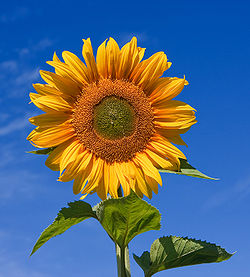
%> input picture sunflower.jpeg, 250 x 277 px
$ octave extractBitPlane.m   (GNU Octave 9; MATLAB toolbox functions it lacks are replaced by stand-ins)
%> lines starting %> are read from the running program, lines starting %| are printed output that depends on the picture; in (x1, y1, x2, y2) boxes, pixels count from 0 and x2, y2 are one past the last pixel; in counts of white or black regions, pixels touching at a corner belong together; the program's own positions count from 1
close all; clear all;

cd ~/Desktop/imageProcessingLessons/

inputImage = imread('sunflower.jpeg');
%> inputImage is the input picture: size 277x250x3 uint8; mean R, G, B 84.2, 106.1, 127.5
inputImageGray = double(rgb2gray(inputImage));
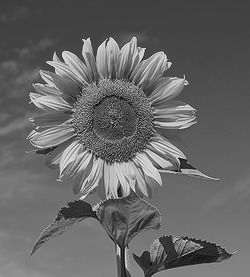
%> inputImageGray: size 277x250 double; min 2, max 245, mean 102
maxGrayLevel = 255;

bitPlane = 6;
bitLevel = 2 ^ bitPlane;
nextBitLevel = 2 ^ (bitPlane + 1);

bitPlaneImage = mod(inputImageGray, nextBitLevel);
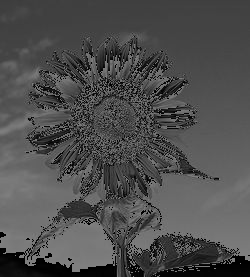
%> bitPlaneImage: size 277x250 double; min 0, max 127, mean 77.9
bitPlaneImage = (bitPlaneImage >= bitLevel) * maxGrayLevel;
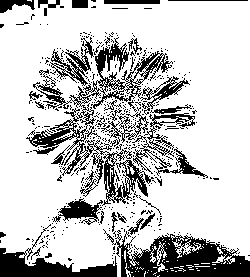
%> bitPlaneImage: size 277x250 double; 77% white; 446 black regions (411 under 20 px), largest, box (x1, y1, x2, y2) and area: (26, 37, 190, 206) 4988, (103, 229, 250, 277) 3527, (0, 248, 117, 277) 1741


figure('Name', 'Original Image'); imshow(abs(inputImageGray), []);
figure('Name', 'Bit Plane Image'); imshow(abs(bitPlaneImage), []);
figure('Name', 'Histogram of the image'); hist(inputImageGray, 256);
%> after `hist(inputImageGray, 256)`:
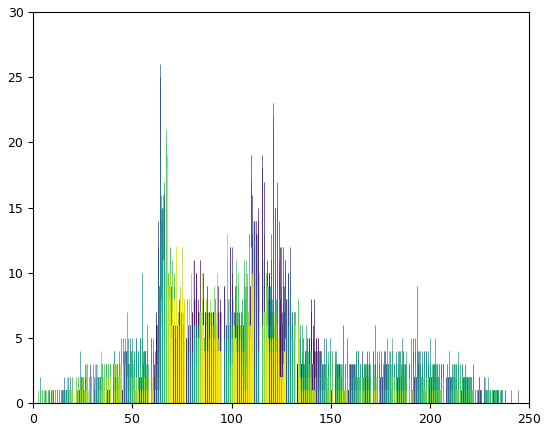
%> figure redrawn from the program's plot data; tallest bar 13 high, from x = 113.2 to 113.2; tallest bar 11 high, from x = 65.77 to 65.77; tallest bar 10 high, from x = 65.77 to 65.78; tallest bar 11 high, from x = 67.67 to 67.68
